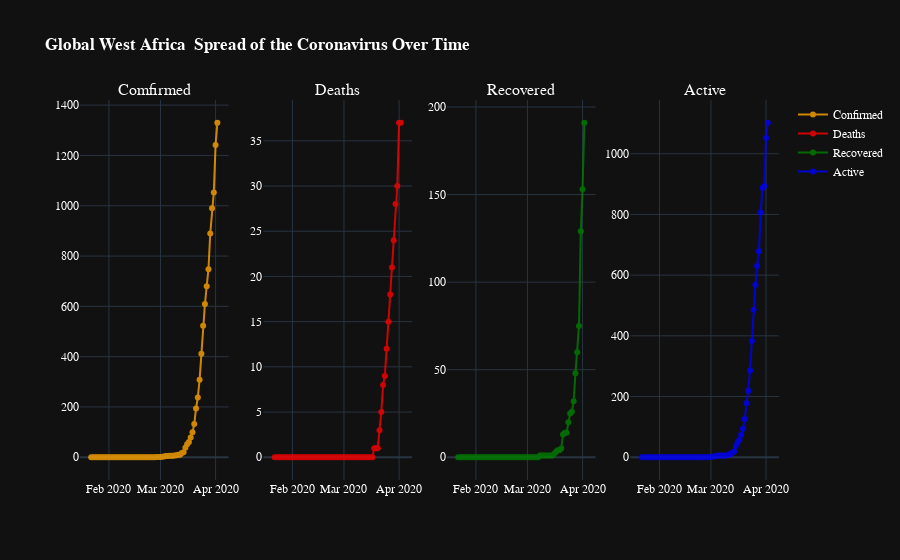

The notebook cell this image was saved under:
### Markdown cell above
## visualisation globales du Covid en Afrique de l'Ouest

### Code cell
date_c = df.groupby('Date')['Confirmed_cases','Dead','Recovered','Active'].sum().reset_index()


from plotly.subplots import make_subplots
fig = make_subplots(rows=1, cols=4, subplot_titles=("Comfirmed", "Deaths", "Recovered",'Active'))

trace1 = go.Scatter(
                x=date_c['Date'],
                y=date_c['Confirmed_cases'],
                name="Confirmed",
                line_color='orange',
                mode='lines+markers',
                opacity=0.8)
trace2 = go.Scatter(
                x=date_c['Date'],
                y=date_c['Dead'],
                name="Deaths",
                line_color='red',
                mode='lines+markers',
                opacity=0.8)

trace3 = go.Scatter(
                x=date_c['Date'],
                y=date_c['Recovered'],
                name="Recovered",
                mode='lines+markers',
                line_color='green',
                opacity=0.8)

trace4 = go.Scatter(
                x=date_c['Date'],
                y=date_c['Active'],
                name="Active",
                line_color='blue',
                mode='lines+markers',
                opacity=0.8)

fig.append_trace(trace1, 1, 1)
fig.append_trace(trace2, 1, 2)
fig.append_trace(trace3, 1, 3)
fig.append_trace(trace4, 1, 4)
fig.update_layout(template="plotly_dark",title_text = '<b>Global West Africa  Spread of the Coronavirus Over Time </b>',
                  font=dict(family="Arial, Balto, Courier New, Droid Sans",color='white'))
fig.show()

### Figure 1 — Plotly figure (JSON) as saved in the notebook; plotly's stock layout.template omitted (floating-point values rounded to 4 significant figures)
{"data": [{"line": {"color": "orange"}, "mode": "lines+markers", "name": "Confirmed", "opacity": 0.8, "type": "scatter", "x": ["2020-01-22", "2020-01-23", "2020-01-24", "2020-01-25", "2020-01-26", "2020-01-27", "2020-01-28", "2020-01-29", "2020-01-30", "2020-01-31", "2020-02-01", "2020-02-02", "2020-02-03", "2020-02-04", "2020-02-05", "2020-02-06", "2020-02-07", "2020-02-08", "2020-02-09", "2020-02-10", "2020-02-11", "2020-02-12", "2020-02-13", "2020-02-14", "2020-02-15", "2020-02-16", "2020-02-17", "2020-02-18", "2020-02-19", "2020-02-20", "2020-02-21", "2020-02-22", "2020-02-23", "2020-02-24", "2020-02-25", "2020-02-26", "2020-02-27", "2020-02-28", "2020-02-29", "2020-03-01", "2020-03-02", "2020-03-03", "2020-03-04", "2020-03-05", "2020-03-06", "2020-03-07", "2020-03-08", "2020-03-09", "2020-03-10", "2020-03-11", "2020-03-12", "2020-03-13", "2020-03-14", "2020-03-15", "2020-03-16", "2020-03-17", "2020-03-18", "2020-03-19", "2020-03-20", "2020-03-21", "2020-03-22", "2020-03-23", "2020-03-24", "2020-03-25", "2020-03-26", "2020-03-27", "2020-03-28", "2020-03-29", "2020-03-30", "2020-03-31", "2020-04-01", "2020-04-02"], "xaxis": "x", "y": [0, 0, 0, 0, 0, 0, 0, 0, 0, 0, 0, 0, 0, 0, 0, 0, 0, 0, 0, 0, 0, 0, 0, 0, 0, 0, 0, 0, 0, 0, 0, 0, 0, 0, 0, 0, 0, 1, 1, 1, 2, 3, 5, 5, 6, 6, 6, 7, 8, 10, 10, 17, 20, 38, 52, 61, 79, 99, 132, 194, 238, 308, 412, 523, 609, 680, 748, 890, 990, 1053, 1242, 1330], "yaxis": "y"}, {"line": {"color": "red"}, "mode": "lines+markers", "name": "Deaths", "opacity": 0.8, "type": "scatter", "x": ["2020-01-22", "2020-01-23", "2020-01-24", "2020-01-25", "2020-01-26", "2020-01-27", "2020-01-28", "2020-01-29", "2020-01-30", "2020-01-31", "2020-02-01", "2020-02-02", "2020-02-03", "2020-02-04", "2020-02-05", "2020-02-06", "2020-02-07", "2020-02-08", "2020-02-09", "2020-02-10", "2020-02-11", "2020-02-12", "2020-02-13", "2020-02-14", "2020-02-15", "2020-02-16", "2020-02-17", "2020-02-18", "2020-02-19", "2020-02-20", "2020-02-21", "2020-02-22", "2020-02-23", "2020-02-24", "2020-02-25", "2020-02-26", "2020-02-27", "2020-02-28", "2020-02-29", "2020-03-01", "2020-03-02", "2020-03-03", "2020-03-04", "2020-03-05", "2020-03-06", "2020-03-07", "2020-03-08", "2020-03-09", "2020-03-10", "2020-03-11", "2020-03-12", "2020-03-13", "2020-03-14", "2020-03-15", "2020-03-16", "2020-03-17", "2020-03-18", "2020-03-19", "2020-03-20", "2020-03-21", "2020-03-22", "2020-03-23", "2020-03-24", "2020-03-25", "2020-03-26", "2020-03-27", "2020-03-28", "2020-03-29", "2020-03-30", "2020-03-31", "2020-04-01", "2020-04-02"], "xaxis": "x2", "y": [0, 0, 0, 0, 0, 0, 0, 0, 0, 0, 0, 0, 0, 0, 0, 0, 0, 0, 0, 0, 0, 0, 0, 0, 0, 0, 0, 0, 0, 0, 0, 0, 0, 0, 0, 0, 0, 0, 0, 0, 0, 0, 0, 0, 0, 0, 0, 0, 0, 0, 0, 0, 0, 0, 0, 0, 1, 1, 1, 3, 5, 8, 9, 12, 15, 18, 21, 24, 28, 30, 37, 37], "yaxis": "y2"}, {"line": {"color": "green"}, "mode": "lines+markers", "name": "Recovered", "opacity": 0.8, "type": "scatter", "x": ["2020-01-22", "2020-01-23", "2020-01-24", "2020-01-25", "2020-01-26", "2020-01-27", "2020-01-28", "2020-01-29", "2020-01-30", "2020-01-31", "2020-02-01", "2020-02-02", "2020-02-03", "2020-02-04", "2020-02-05", "2020-02-06", "2020-02-07", "2020-02-08", "2020-02-09", "2020-02-10", "2020-02-11", "2020-02-12", "2020-02-13", "2020-02-14", "2020-02-15", "2020-02-16", "2020-02-17", "2020-02-18", "2020-02-19", "2020-02-20", "2020-02-21", "2020-02-22", "2020-02-23", "2020-02-24", "2020-02-25", "2020-02-26", "2020-02-27", "2020-02-28", "2020-02-29", "2020-03-01", "2020-03-02", "2020-03-03", "2020-03-04", "2020-03-05", "2020-03-06", "2020-03-07", "2020-03-08", "2020-03-09", "2020-03-10", "2020-03-11", "2020-03-12", "2020-03-13", "2020-03-14", "2020-03-15", "2020-03-16", "2020-03-17", "2020-03-18", "2020-03-19", "2020-03-20", "2020-03-21", "2020-03-22", "2020-03-23", "2020-03-24", "2020-03-25", "2020-03-26", "2020-03-27", "2020-03-28", "2020-03-29", "2020-03-30", "2020-03-31", "2020-04-01", "2020-04-02"], "xaxis": "x3", "y": [0, 0, 0, 0, 0, 0, 0, 0, 0, 0, 0, 0, 0, 0, 0, 0, 0, 0, 0, 0, 0, 0, 0, 0, 0, 0, 0, 0, 0, 0, 0, 0, 0, 0, 0, 0, 0, 0, 0, 0, 0, 0, 0, 0, 0, 0, 1, 1, 1, 1, 1, 1, 1, 1, 2, 3, 4, 4, 5, 13, 14, 14, 20, 25, 26, 32, 48, 60, 75, 129, 153, 191], "yaxis": "y3"}, {"line": {"color": "blue"}, "mode": "lines+markers", "name": "Active", "opacity": 0.8, "type": "scatter", "x": ["2020-01-22", "2020-01-23", "2020-01-24", "2020-01-25", "2020-01-26", "2020-01-27", "2020-01-28", "2020-01-29", "2020-01-30", "2020-01-31", "2020-02-01", "2020-02-02", "2020-02-03", "2020-02-04", "2020-02-05", "2020-02-06", "2020-02-07", "2020-02-08", "2020-02-09", "2020-02-10", "2020-02-11", "2020-02-12", "2020-02-13", "2020-02-14", "2020-02-15", "2020-02-16", "2020-02-17", "2020-02-18", "2020-02-19", "2020-02-20", "2020-02-21", "2020-02-22", "2020-02-23", "2020-02-24", "2020-02-25", "2020-02-26", "2020-02-27", "2020-02-28", "2020-02-29", "2020-03-01", "2020-03-02", "2020-03-03", "2020-03-04", "2020-03-05", "2020-03-06", "2020-03-07", "2020-03-08", "2020-03-09", "2020-03-10", "2020-03-11", "2020-03-12", "2020-03-13", "2020-03-14", "2020-03-15", "2020-03-16", "2020-03-17", "2020-03-18", "2020-03-19", "2020-03-20", "2020-03-21", "2020-03-22", "2020-03-23", "2020-03-24", "2020-03-25", "2020-03-26", "2020-03-27", "2020-03-28", "2020-03-29", "2020-03-30", "2020-03-31", "2020-04-01", "2020-04-02"], "xaxis": "x4", "y": [0, 0, 0, 0, 0, 0, 0, 0, 0, 0, 0, 0, 0, 0, 0, 0, 0, 0, 0, 0, 0, 0, 0, 0, 0, 0, 0, 0, 0, 0, 0, 0, 0, 0, 0, 0, 0, 1, 1, 1, 2, 3, 5, 5, 6, 6, 5, 6, 7, 9, 9, 16, 19, 37, 50, 58, 74, 94, 126, 178, 219, 286, 383, 486, 568, 630, 679, 806, 887, 894, 1052, 1102], "yaxis": "y4"}], "layout": {"annotations": [{"font": {"size": 16}, "showarrow": false, "text": "Comfirmed", "x": 0.1062, "xanchor": "center", "xref": "paper", "y": 1, "yanchor": "bottom", "yref": "paper"}, {"font": {"size": 16}, "showarrow": false, "text": "Deaths", "x": 0.3688, "xanchor": "center", "xref": "paper", "y": 1, "yanchor": "bottom", "yref": "paper"}, {"font": {"size": 16}, "showarrow": false, "text": "Recovered", "x": 0.6313, "xanchor": "center", "xref": "paper", "y": 1, "yanchor": "bottom", "yref": "paper"}, {"font": {"size": 16}, "showarrow": false, "text": "Active", "x": 0.8938, "xanchor": "center", "xref": "paper", "y": 1, "yanchor": "bottom", "yref": "paper"}], "font": {"color": "white", "family": "Arial, Balto, Courier New, Droid Sans"}, "title": {"text": "<b>Global West Africa  Spread of the Coronavirus Over Time </b>"}, "xaxis": {"anchor": "y", "domain": [0, 0.2125]}, "xaxis2": {"anchor": "y2", "domain": [0.2625, 0.475]}, "xaxis3": {"anchor": "y3", "domain": [0.525, 0.7375]}, "xaxis4": {"anchor": "y4", "domain": [0.7875, 1]}, "yaxis": {"anchor": "x", "domain": [0, 1]}, "yaxis2": {"anchor": "x2", "domain": [0, 1]}, "yaxis3": {"anchor": "x3", "domain": [0, 1]}, "yaxis4": {"anchor": "x4", "domain": [0, 1]}}}
